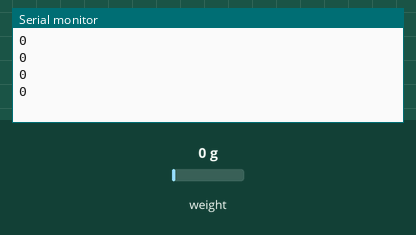
This sketch was run on a simulated Arduino Uno, built with avr-gcc and run on an emulated ATmega328P. On the bench: the last lines printed to the serial monitor. Inputs (shaded band) come from the test bench; at power-on: weight on the scale 0 g.

Above: at 1.2 s.
1.3 s: weight on the scale set to 100 g
At 1.63 s:
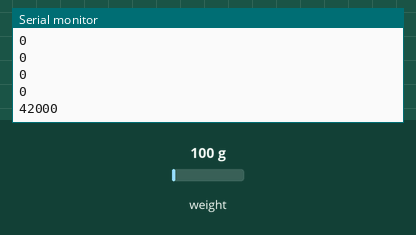
2.8 s: weight on the scale set to 1250 g
At 2.88 s:
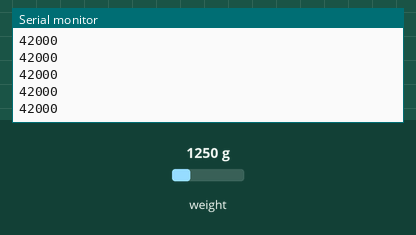
Timing chart, 0 to 5.8 s (numbered marks = the images above; inputs shaded):
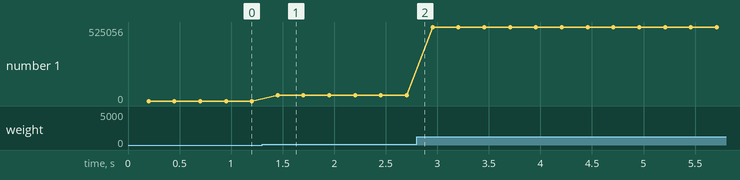

Measured:
- after the input at 1.3 s, the serial monitor: prints a new line after 0.15 s (image 1)
- plotted number 1: 0 → 42000 after the input at 1.3 s, 42000 → 525056 after the input at 2.8 s

The sketch:

HX711Serial_test.ino
```cpp
#include "HX711.h"

  HX711 scale(A5,  13, 32);
//HX711 scale(DT, SCK);

void setup() {
  Serial.begin(115200);
}

void loop() {
//  int64_t tempScaleReading = scale.read();
  int64_t tempScaleReading = scale.read_average(2);

  if(tempScaleReading>pow(2, 16)){
    tempScaleReading = tempScaleReading - pow(2, 32);
  }
  int32_t printableScaleReading=tempScaleReading;
  Serial.println(printableScaleReading);

  delay(50);
}
```
